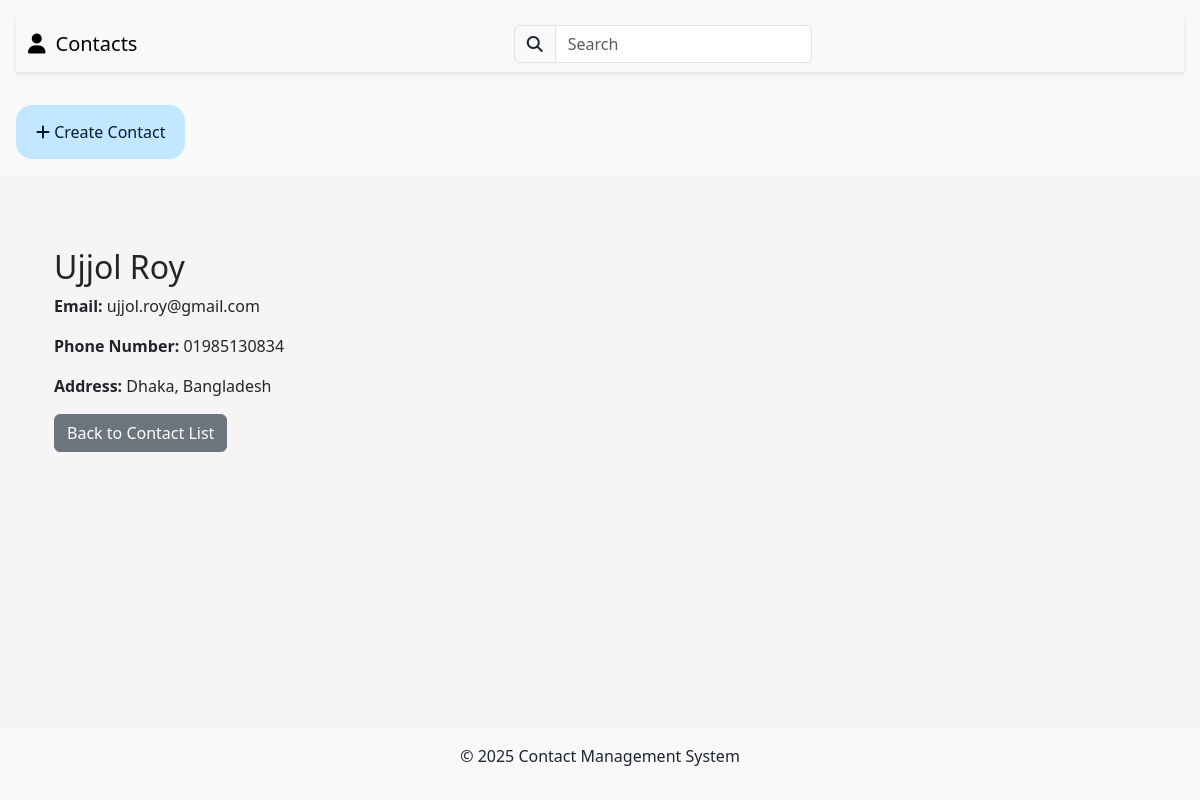
/contacts/contacts/1/, run on the app's committed database.
### contacts/models.py (models this page shows, shortened)
class Contact(models.Model):
    first_name = models.CharField(max_length=255)
    last_name = models.CharField(max_length=255)
    email = models.EmailField(unique=True)
    phone_number = models.CharField(max_length=20)
    address = models.TextField()

### contacts/views.py (the view)
# urls.py: path('contacts/<int:pk>/', views.contact_detail, name='contact_detail'),
def contact_detail(request, pk):
    contact = Contact.objects.get(pk=pk)
    return render(request, "contacts/contact_detail.html", {"contact": contact})

### contacts/templates/contacts/contact_detail.html (shortened to what this page needs)
{% extends "base.html" %}
{% load crispy_forms_tags %}
{% block content %}
<div class="container mt-5">
    <h2>{{ contact.first_name }} {{ contact.last_name }}</h2>
    <p><strong>Email:</strong> {{ contact.email }}</p>
    <p><strong>Phone Number:</strong> {{ contact.phone_number }}</p>
    <p><strong>Address:</strong> {{ contact.address }}</p>
    <a href="{% url 'contact_list' %}" class="btn btn-secondary">Back to Contact List</a>
</div>
{% endblock %}

### contacts/static/contacts/css/style.css (style rules this page uses)
body { background-color: #f5f5f5; }

### data on the page
Contact: first_name "Ujjol", last_name "Roy", email "ujjol.roy@gmail.com", phone_number "01985130834", address "Dhaka, Bangladesh"
